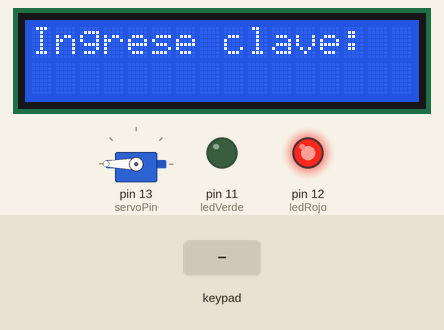
A sketch run on a simulated Arduino Uno, built with avr-gcc and run on an emulated ATmega328P. Shown: 16×2 character LCD, servo, output pins drawn as LEDs (lit = HIGH). Dashed ring = blinking. Inputs (shaded band) come from the test bench.

Above: at 1.2 s.
1.3 s: key '*' pressed
At 1.62 s:
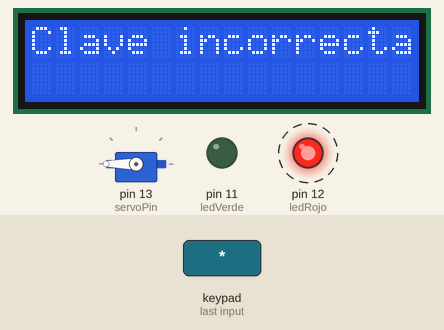
3.6 s: keypad keys 1 2 3 1 * pressed 0.4 s apart
At 6.3 s:
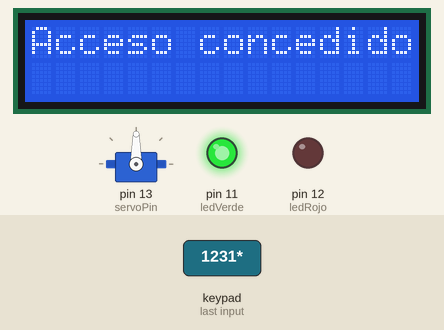
7.1 s: key 'A' pressed
At 9.9 s:
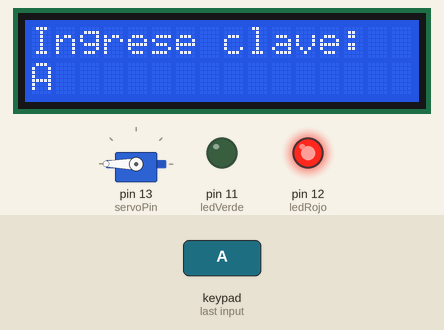
10.1 s: keypad keys 1 2 3 1 A pressed 0.4 s apart
At 12.8 s:
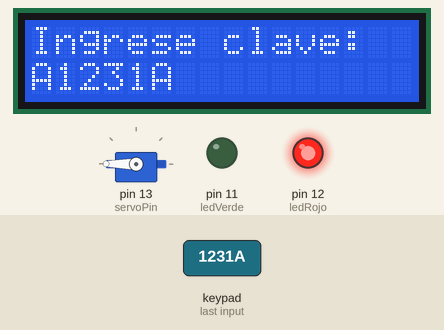
13.6 s: key 'B' pressed
At 14.1 s:
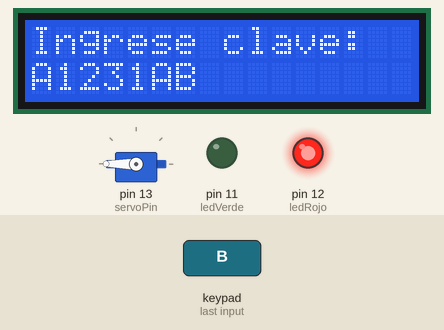
15.1 s: keypad keys 1 2 3 1 D pressed 0.4 s apart
At 17.9 s:
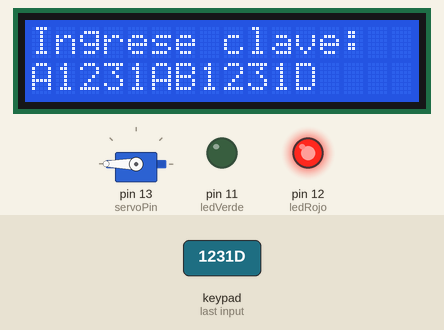
Timing chart, 0 to 19.4 s (numbered marks = the images above; inputs shaded):
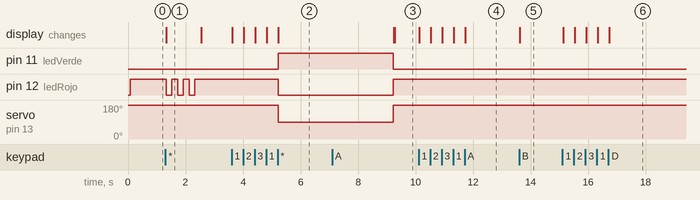

Measured:
- after the input at 1.3 s, pin 12 (ledRojo): alternates HIGH for 0.20 s and LOW for 0.20 s, 6 changes in all, then stays HIGH, starting at once; the display: changes at once (image 1)
- after the input at 3.6 s, pin 11 (ledVerde): LOW → HIGH after 1.6 s; pin 12 (ledRojo): HIGH → LOW after 1.6 s; servo on pin 13 (servoPin): 180° → 90° after 1.6 s; the display: first changes at once (image 2 shows a later state)
- after the input at 7.1 s, the display: first differs from a run without the input after 2.2 s (image 3)
- after the input at 10.1 s, the display: first changes at once (image 4 shows a later state)
- after the input at 13.6 s, the display: changes at once (image 5)
- after the input at 15.1 s, the display: first changes at once (image 6 shows a later state)
- what the display in image 1 shows lasts 1.2 s, from 1.3 s to 2.5 s

The sketch:

Security_key.ino
```cpp
#include <Keypad.h>
#include <LiquidCrystal_I2C.h>
#include <Servo.h>

// Configuración del Keypad (ajusta pines según tu conexión)
const byte ROWS = 4;
const byte COLS = 4;
char keys[ROWS][COLS] = {
  {'1', '2', '3', 'A'},
  {'4', '5', '6', 'B'},
  {'7', '8', '9', 'C'},
  {'*', '0', '#', 'D'}
};
byte rowPins[ROWS] = {9, 8, 7, 6};
byte colPins[COLS] = {5, 4, 3, 2};
Keypad keypad = Keypad(makeKeymap(keys), rowPins, colPins, ROWS, COLS);

// Configuración LCD I2C (dirección común: 0x27 o 0x3F)
LiquidCrystal_I2C lcd(0x27, 16, 2);

// Contraseña correcta
String password = "1231";
String inputPassword;

// Servomotor en pin 13
Servo servoMotor;
const int servoPin = 13;

// Pines para los LEDs
const int ledVerde = 11;  // LED verde para acceso concedido
const int ledRojo = 12;   // LED rojo para acceso denegado

void setup() {
  Serial.begin(9600);
  lcd.init();
  lcd.backlight();
  lcd.print("Ingrese clave:");

  // Configurar servo
  servoMotor.attach(servoPin);
  servoMotor.write(180); // Posición inicial cerrada (180°)

  // Configurar pines de salida para LEDs
  pinMode(ledVerde, OUTPUT);
  pinMode(ledRojo, OUTPUT);

  // Estado inicial LEDs (rojo siempre encendido)
  digitalWrite(ledVerde, LOW);
  digitalWrite(ledRojo, HIGH);
}

void loop() {
  char key = keypad.getKey();

  if (key) {
    if (key == '#') { // Tecla para borrar
      inputPassword = "";
      lcd.clear();
      lcd.print("Ingrese clave:");
      // Mantener rojo encendido y apagar verde
      digitalWrite(ledVerde, LOW);
      digitalWrite(ledRojo, HIGH);
    } else if (key == '*') { // Tecla para validar
      if (inputPassword == password) {
        lcd.clear();
        lcd.print("Acceso concedido");
        // Mover servo a posición abierta (90°)
        servoMotor.write(90);
        // Encender LED verde y apagar rojo
        digitalWrite(ledVerde, HIGH);
        digitalWrite(ledRojo, LOW);
        delay(4000); // 4 segundos de acceso

        // Reiniciar todo el sistema
        servoMotor.write(180); // Cerrar servo
        digitalWrite(ledVerde, LOW); // Apagar verde
        digitalWrite(ledRojo, HIGH); // Encender rojo de nuevo
        inputPassword = "";
        lcd.clear();
        lcd.print("Ingrese clave:");
      } else {
        lcd.clear();
        lcd.print("Clave incorrecta");
        // Parpadear LED rojo (3 veces)
        for(int i = 0; i < 3; i++) {
          digitalWrite(ledRojo, LOW);
          delay(200);
          digitalWrite(ledRojo, HIGH);
          delay(200);
        }
        inputPassword = "";
        lcd.clear();
        lcd.print("Ingrese clave:");
      }
    } else {
      inputPassword += key;
      lcd.clear();
      lcd.print("Ingrese clave:");
      lcd.setCursor(0, 1);
      lcd.print(inputPassword); // Muestra lo digitado
      // Mantener rojo encendido y apagar verde
      digitalWrite(ledVerde, LOW);
      digitalWrite(ledRojo, HIGH);
    }
  }
}
```
